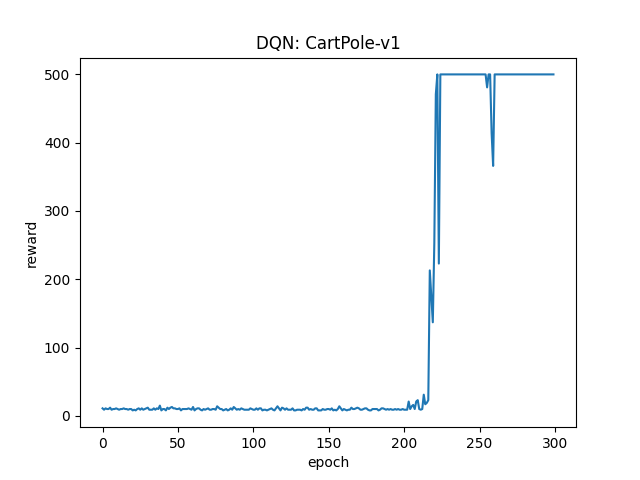

The script that saved this image:
import sys
sys.path.append('..')

from tools.replay_buffer import ReplayBuffer
import gym
import torch
from torch import nn, optim
import torch.nn.functional as F
from torch.utils.tensorboard import SummaryWriter
import numpy as np
import matplotlib.pyplot as plt

class SimpleNet(nn.Module):

    def __init__(self, input_sz, output_sz):
        super(SimpleNet, self).__init__()
        self.fc1 = nn.Linear(input_sz, 256)
        self.fc2 = nn.Linear(256, 84)
        self.fc3 = nn.Linear(84, output_sz)

    def forward(self, x):
        x = F.relu(self.fc1(x))
        x = F.relu(self.fc2(x))
        x = self.fc3(x)
        return x
 
class DQN():

    def __init__(
        self,
        env,
        n_state,
        n_action,
        gamma=0.9,
        buf_sz=2000,
        batch_sz=32,
        learn_rate=0.01,
        epsilon=0.1,
        target_update=100,
    ):
        self.env = env
        self.n_state = n_state
        self.n_action = n_action
        self.gamma = gamma
        self.buf_sz = buf_sz
        self.batch_sz = batch_sz
        self.learn_rate = learn_rate
        self.epsilon = epsilon
        self.target_update = target_update

        self.replay_buffer = ReplayBuffer(buf_sz, batch_sz=batch_sz)
        self.device = torch.device('cuda' if torch.cuda.is_available() else 'cpu')
        self.q_net = SimpleNet(self.n_state, self.n_action).to(self.device)     # q eval
        self.q_target = SimpleNet(self.n_state, self.n_action).to(self.device)  # fixed q
        self.q_target.load_state_dict(self.q_net.state_dict())
        self.opt = torch.optim.Adam(self.q_net.parameters(), lr=learn_rate)
        self.loss_fn = nn.MSELoss()

        self.step_cnt = 0
        self.reward_list = []

    def select_action(self, state):
        state = torch.unsqueeze(torch.tensor(state, dtype=torch.float32, device=self.device), 0)
        if np.random.uniform() < self.epsilon:
            a = np.random.randint(0, self.n_action)
        else:
            a = self.q_net(state).max(1)[1].cpu().numpy()[0]
        return a

    def train(self, epochs):
        for epoch in range(epochs):
            s = self.env.reset()
            tot_r = 0

            while True:
                self.env.render()
                a = self.select_action(s)
                s_, r, done, _ = self.env.step(a)
                tot_r += r

                # state为(车的位置，车的速度，杆的角度，杆的速度)
                x, x_dot, theta, theta_dot = s_
                r1 = (env.x_threshold - abs(x)) / env.x_threshold - 0.8
                r2 = (env.theta_threshold_radians - abs(theta)) / env.theta_threshold_radians - 0.5
                r = r1 + r2
                
                self.replay_buffer.add_experience(s, a, r, s_)
                s = s_

                self.step_cnt += 1
                if self.step_cnt >= self.buf_sz:
                    self.learn()

                if done:
                    break
                
            self.reward_list.append(tot_r)

    def learn(self):
        if self.step_cnt % self.target_update == 0:
            self.q_target.load_state_dict(self.q_net.state_dict())
            # print('Target net update')

        # 获得历史数据
        batch_data = self.replay_buffer.random_select()
        s_batch = torch.tensor([i.state for i in batch_data], dtype=torch.float32, device=self.device)
        a_batch = torch.tensor([i.action for i in batch_data], dtype=torch.long, device=self.device)
        r_batch = torch.tensor([i.reward for i in batch_data], dtype=torch.float32, device=self.device)
        next_s_batch = torch.tensor([i.next_state for i in batch_data], dtype=torch.float32, device=self.device)

        # 更新
        q_val = self.q_net(s_batch).gather(dim=1, index=a_batch.view(-1, 1)).view(self.batch_sz)
        q_target_val = self.q_target(next_s_batch).detach().max(dim=1)[0] * self.gamma + r_batch

        loss = self.loss_fn(q_val, q_target_val)

        self.opt.zero_grad()
        loss.backward()
        self.opt.step()

    def plot_reward(self):
        plt.plot(self.reward_list)
        plt.title('DQN: CartPole-v1')
        plt.xlabel('epoch')
        plt.ylabel('reward')
        plt.savefig('DQN_CartPole.png')
        plt.show()


env = gym.make('CartPole-v1')
dqn = DQN(
    env=env,
    n_state=env.observation_space.shape[0],
    n_action=env.action_space.n
)

dqn.train(300)

env.close()

dqn.plot_reward()
